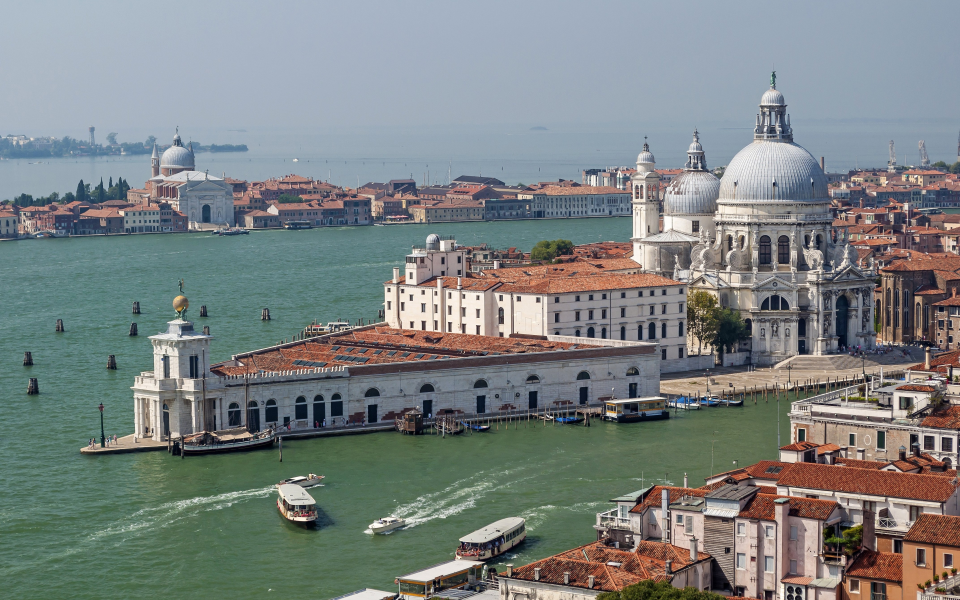
%> input picture matlab-minimum surface/pic.jpg, 3840 x 2400 px (shown at 1/4 size)
$ octave 'plane-slant plane.m'   (GNU Octave 9; MATLAB toolbox functions it lacks are replaced by stand-ins)
%> lines starting %> are read from the running program, lines starting %| are printed output that depends on the picture
clear;clc;close all;

tex = imread('pic.jpg');
tex = double(rgb2gray(tex));
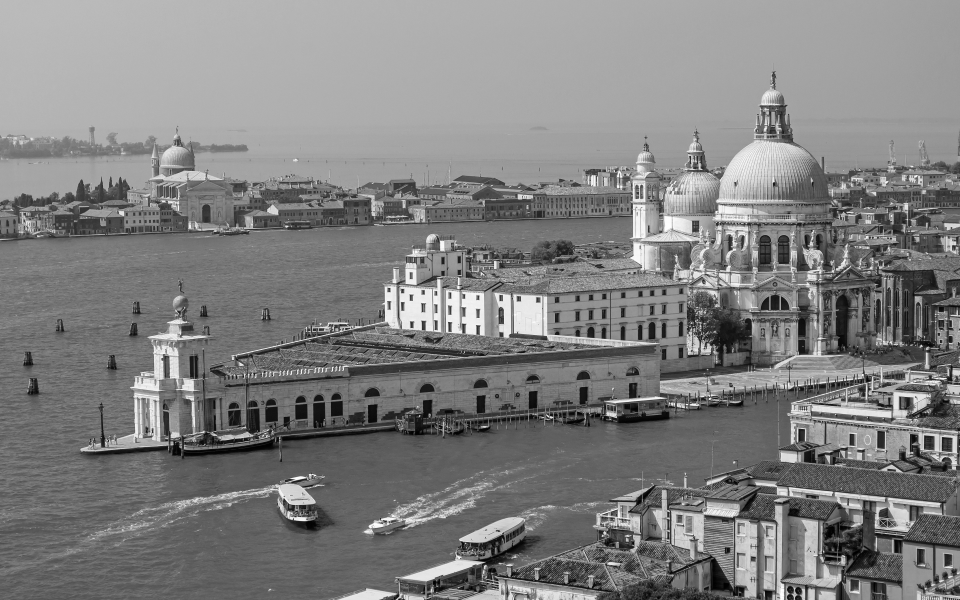
%> tex: size 2400x3840 double (shown at 1/4 size); min 0, max 255, mean 127.9
tex = tex/max(max(tex));% 归一化处理
[x,y] = size(tex);
%> x = 2400; y = 3840
[x,y] = meshgrid(1:y,1:x);

%synthesize image size
width = 480;
height = 320;
depth = 225;
x_init = 2700;
y_init = 800;
% 纹理图像的大小设置成目标图像的2倍，这样重投影到右图像的时候
% 重投影到右图的坐标不是整数，那么就利用重投影回去的点在整数位置上插值，
% 两倍的纹理图像能够保证重投影的图像能够足够大覆盖right view。
[x_tex,y_tex] = meshgrid(x_init + 1:1:x_init + width*2,y_init + 1:1:y_init + height*2);
img_1 = interp2(x,y,tex,x_tex,y_tex);
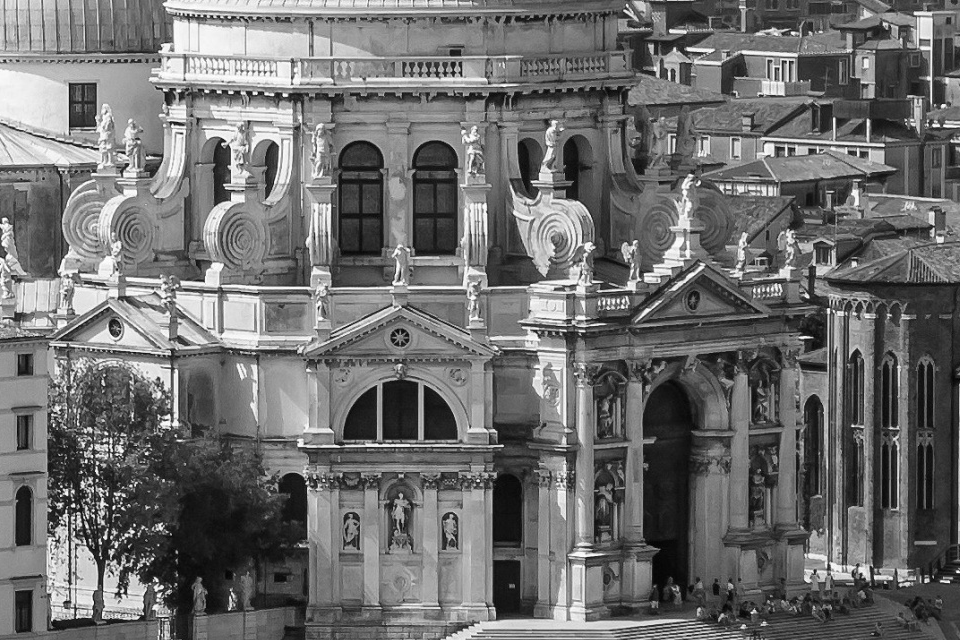
%> img_1: size 640x960 double; min 0.0118, max 1, mean 0.432

%% 创建左图像坐标系下的坐标
% 将图片作为纹理信息来使用，作为一个带纹理的平面。
[x1,y1] = meshgrid(1:1:width,1:1:height);
% 此处先将Left view的图像做出来
[x,y] = meshgrid(1:1:width*2,1:1:height*2);
img_l = interp2(x,y,img_1,x1,y1);
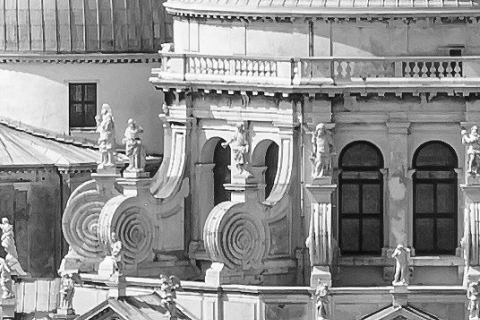
%> img_l: size 320x480 double; min 0.0275, max 1, mean 0.56

% 这里的坐标是左图像的坐标
x1 = reshape(x1.',1,[])';
y1 = reshape(y1.',1,[])';
%% 内参矩阵和外参矩阵
%内参矩阵
f = 325; % 焦距
xc = width/2;
yc = height/2;

intr_r=[f 0.0 xc;
        0.0 f yc;
        0.0 0.0 1.0];
intr_l=[f 0.0 xc;
        0.0 f yc;
        0.0 0.0 1.0];
%以x轴为轴转动alpha角度
% alpha = 20;
% R_r = [1,0,0,0;
%        0,cos(alpha*pi/180),sin(alpha*pi/180),0;
%        0,-sin(alpha*pi/180),cos(alpha*pi/180),0;
%        0,0,0,1];
%以y轴为轴转动beta角度
beta = 0;
R_r = [cos(beta*pi/180),0,-sin(beta*pi/180),0;
       0,1,0,0;
       sin(beta*pi/180),0,cos(beta*pi/180),0;
       0,0,0,1];

%为了保证双目之间的变换关系，我们先写出他们在右相机向左相机转换转换矩阵
%然后从世界坐标系到左相机的转换矩阵直接由R_l = R_related*R_r得到
%假设左相机到右相机之间只有平移没有任何的旋转
baseline = 2;  %因为x轴正方向为右，所以此处的值应该为负值；
R_related = [1,0,0,-baseline;
             0,1,0,0;
             0,0,1,0;
             0,0,0,1];
R_l = R_related*R_r;
% [18 lines of commented-out code are left out]
%% 纹理图片 制作right view
[x_t,y_t] = meshgrid(1:1:width*2,1:1:height*2);
x_t = reshape(x_t.',1,[])';
y_t = reshape(y_t.',1,[])';
img_l1 = [x_t';y_t';ones(size(x_t'))];% 转换成齐次形式
% 左相机坐标系下
left_cam = intr_l^(-1)*img_l1;
left_cam(4,:)= 1/depth * ones(size(x_t'));
right_cam = R_related*left_cam;
right_img = intr_r*right_cam(1:3,:);
right_img = right_img(1:2,:)./repmat(right_img(3,:),2,1);
img_pro = reshape(img_1,1,[]);
xq = reshape(right_img(1,:),fliplr([height*2,width*2]))';xq = reshape(xq,1,[]);
yq = reshape(right_img(2,:),fliplr([height*2,width*2]))';yq = reshape(yq,1,[]);
x1 = reshape(x1,fliplr([height,width]))';
y1 = reshape(y1,fliplr([height,width]))';
%> (the run ends here)
